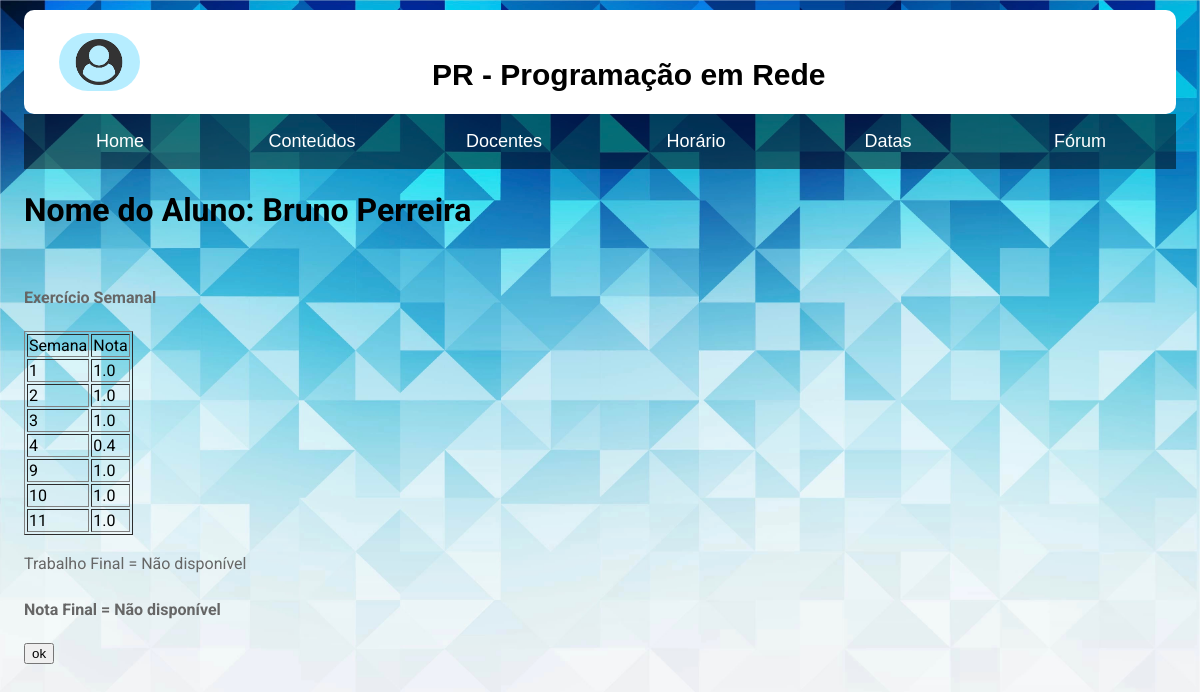
The app's page /modulo/3/vernota/ with its own data.
### modulo/models.py (models this page shows, shortened)
class Aluno(models.Model):
    user = models.OneToOneField(User,on_delete=models.CASCADE )
    nome_completo = models.CharField(max_length=200, default='')
    nota_trabalho = models.IntegerField(default=-1)
    nota_final = models.IntegerField(default= -1)
    ultima_semana = models.IntegerField(default=0)
    def calcular_nota_final(self):
        exercicios = self.exercicio_set.all()
        soma = 0
        if len(exercicios)==0:
            return 'Não disponivel'
        else:
            for i in exercicios:
                soma += i.nota
            media = soma / len(exercicios)
            media_exercicio = float(media*20)
            if self.nota_trabalho != -1:
                nota_final = media_exercicio*0.15 + self.nota_trabalho*0.85
                return int(nota_final + 0.5)
            else:
                return 'Não disponível'

class Exercicio(models.Model):
    semana= models.IntegerField(default=-1)
    nota = models.DecimalField(max_digits=2, decimal_places=1)
    aluno = models.ForeignKey(Aluno, on_delete=models.CASCADE)

### modulo/views.py (the view)
# urls.py: url(r'^(?P<aluno_id>[0-9]+)/vernota/$', views.vernota, name='vernota'),
def vernota(request, aluno_id):
    trabalho_final ='Não disponível'
    aluno =Aluno.objects.get(pk=aluno_id)
    if aluno.nota_trabalho != -1:
        trabalho_final = aluno.nota_trabalho
    return render(request,'modulo/utilizador/vernota.html',{'aluno':aluno,'trabalho_final':trabalho_final})

### modulo/templates/modulo/utilizador/vernota.html (shortened to what this page needs)
{% extends 'modulo/index.html' %}
{% block body %}
<h1>Nome do Aluno: {{aluno.nome_completo}}</h1><br>
<form>
<table border="1">
    <p><strong>Exercício Semanal</strong></p>
 <tr>
 <td>Semana</td>
 <td>Nota</td>
 </tr>
    {% for exercicio in aluno.exercicio_set.all %}
 <tr>
      <td>{{exercicio.semana}}</td>
      <td>{{exercicio.nota}}</td>
 </tr>
    {% endfor %}
</table>
<p>Trabalho Final = {{trabalho_final}}</p>
<p><strong>Nota Final = {{aluno.calcular_nota_final}}</strong></p>
 <a href="{% url 'modulo:utilizador' %}"><input type="button" value="ok"></a>
</form>
{%endblock%}

### modulo/templates/modulo/index.html (shortened to what this page needs)
{% load staticfiles %}
<html lang="en">
<head>
    <link rel="stylesheet" type="text/css" href="{% static 'modulo/styles/menu.css' %}" />
    <link rel="stylesheet" type="text/css" href="{% static 'modulo/styles/header.css' %}" />
    <link rel="stylesheet" type="text/css" href="{% static 'modulo/styles/home.css' %}" />
    <link rel="stylesheet" type="text/css" href="{% static 'modulo/styles/horario.css' %}" />
    <link rel="stylesheet" type="text/css" href="{% static 'modulo/styles/docentes.css' %}" />
    <link rel="stylesheet" type="text/css" href="{% static 'modulo/styles/forum.css' %}"/>
    <link rel="stylesheet" type="text/css" href="{% static 'modulo/styles/datasdasavaliacoes.css' %}"/>
</head>
<body>
<header>
        <div class="utilizador">
            <a href="{% url 'modulo:utilizador' %}">
                <img src="{% static 'modulo/styles/User.png' %}">
            </a>
        </div>
        <div class="titulo">
            PR - Programação em Rede
        </div>
</header>
<section>
    <nav>
        <ul class="main__menu">
            <li class="list-item"><a class="home item--js" href="{% url 'modulo:index' %}"><span>Home</span></a></li>
            <li class="list-item"><a class="about item--js" href="{% url 'modulo:conteudos' %}"><span>Conteúdos</span></a></li>
            <li class="list-item"><a class="widget item--js" href="{% url 'modulo:docentes' %}"><span>Docentes</span></a></li>
            <li class="list-item"><a class="kabobs item--js" href="{% url 'modulo:horario' 1 %}"><span>Horário</span></a></li>
            <li class="list-item"><a class="contact item--js" href="{% url 'modulo:datasdasavaliacoes' %}"><span>Datas</span></a></li>
            <li class="list-item"><a class="forum item--js" href="{% url 'modulo:forum' %}"><span>Fórum</span></a></li>
        </ul>
    </nav>
</section>
{% block body %}{% endblock %}
</body>
</html>

### modulo/static/modulo/styles/menu.css (style rules this page uses)
*, *::before, *::after { box-sizing: border-box; }
body { background: linear-gradient(90deg, #3f4593, #5960bd); margin: 0; }
ul { list-style: none; margin: 0; padding: 0; }
a { text-decoration: none; color: inherit; }
.main__menu { display: grid; grid-template-columns: repeat(6, 1fr); margin-bottom: 0px; }
.main__menu .list-item a { display: flex; justify-content: center; align-items: center; flex-direction: column; height: 55px; color: #fff; cursor: unset; }
.main__menu .list-item a span { font: 500 18px Helvetica, Arial, Verdana, sans-serif; order: 2; }
.main__menu .list-item a { background: rgba(0,0,0,0.5); }

### modulo/static/modulo/styles/header.css (style rules this page uses)
html body { min-height: 100%; margin: 10px 2% 10px 2%; }
body { background-image: url(../background5.jpg); background-attachment: fixed; background-repeat: no-repeat; background-size: cover; background-color: rgb(236,235,235); }
header { background-color: white; width: 100%; border-radius: 10px; }
.utilizador { display: inline-block; margin: 2% 0% 2% 3%; padding: 0.5%; background-color: rgba(110,220,255,0.5); border-radius: 40px; }
.utilizador img { width: 70px; }
.titulo { display: inline; margin-left: 25%; text-align: center; font: bold 30px arial, sans-serif; }

### modulo/static/modulo/styles/docentes.css (style rules this page uses)
body { background-color: #f0f0f0; font-family: roboto; }
p { font-size: 16px; line-height: 26px; margin-bottom: 20px; color: #666; }

### records on screen
Aluno: nome_completo "Bruno Perreira", calcular_nota_final "Não disponível"
Exercicio: semana "1", nota "1.0"
Exercicio: semana "2", nota "1.0"
Exercicio: semana "3", nota "1.0"
Exercicio: semana "4", nota "0.4"
Exercicio: semana "9", nota "1.0"
Exercicio: semana "10", nota "1.0"
Exercicio: semana "11", nota "1.0"

### other values on screen
{{ trabalho_final }} "Não disponível"
